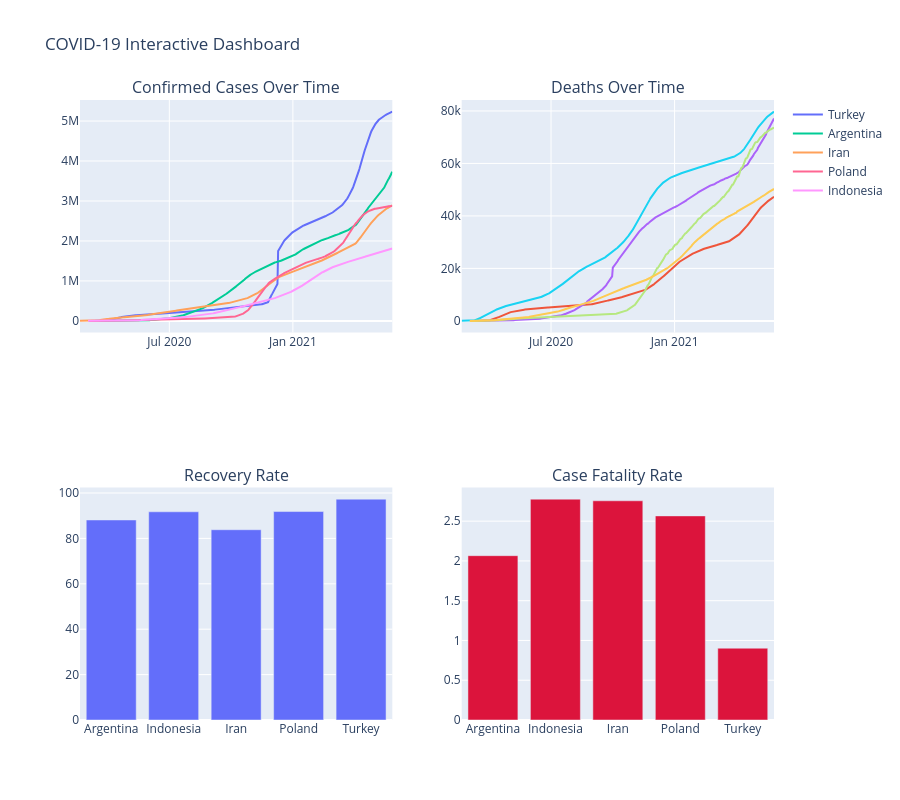

The notebook cell saved with this chart:
### Markdown cell above
## 2.4 Interactive Dashboard

### Code cell
# Create comprehensive dashboard with subplots
from plotly.subplots import make_subplots

dashboard_data = country_ts[country_ts['Country/Region'].isin(top_countries[:5])]

fig = make_subplots(
    rows=2, cols=2,
    subplot_titles=('Confirmed Cases Over Time', 'Deaths Over Time',
                    'Recovery Rate', 'Case Fatality Rate'),
    specs=[[{'type': 'scatter'}, {'type': 'scatter'}],
           [{'type': 'bar'}, {'type': 'bar'}]]
)

# Add traces for each country
for country in top_countries[:5]:
    country_data = dashboard_data[dashboard_data['Country/Region'] == country]
    
    # Confirmed cases
    fig.add_trace(
        go.Scatter(x=country_data['ObservationDate'], y=country_data['Confirmed'],
                   name=country, mode='lines'),
        row=1, col=1
    )
    
    # Deaths
    fig.add_trace(
        go.Scatter(x=country_data['ObservationDate'], y=country_data['Deaths'],
                   name=country, mode='lines', showlegend=False),
        row=1, col=2
    )

# Add bar charts for latest rates
latest_rates = latest[latest['Country/Region'].isin(top_countries[:5])].copy()
latest_rates['RecoveryRate'] = (latest_rates['Recovered'] / latest_rates['Confirmed'] * 100)
latest_rates['CFR'] = (latest_rates['Deaths'] / latest_rates['Confirmed'] * 100)

fig.add_trace(
    go.Bar(x=latest_rates['Country/Region'], y=latest_rates['RecoveryRate'],
           name='Recovery Rate', showlegend=False),
    row=2, col=1
)

fig.add_trace(
    go.Bar(x=latest_rates['Country/Region'], y=latest_rates['CFR'],
           name='CFR', showlegend=False, marker_color='crimson'),
    row=2, col=2
)

fig.update_layout(height=800, title_text='COVID-19 Interactive Dashboard')
fig.write_html(OUTPUT_DIR + 'y2_02_interactive_dashboard.html')
fig.show()

print("Interactive dashboard saved to:", OUTPUT_DIR + 'y2_02_interactive_dashboard.html')

### Figure 1 — Plotly figure (JSON) as saved in the notebook; plotly's stock layout.template omitted (floating-point values rounded to 4 significant figures; data arrays with more than 128 entries replaced by an {"elided": "..."} marker saying what was removed)
{"data": [{"mode": "lines", "name": "Turkey", "type": "scatter", "x": {"elided": "445 str values"}, "xaxis": "x", "y": {"elided": "445 int values"}, "yaxis": "y"}, {"mode": "lines", "name": "Turkey", "showlegend": false, "type": "scatter", "x": {"elided": "445 str values"}, "xaxis": "x2", "y": {"elided": "445 int values"}, "yaxis": "y2"}, {"mode": "lines", "name": "Argentina", "type": "scatter", "x": {"elided": "453 str values"}, "xaxis": "x", "y": {"elided": "453 int values"}, "yaxis": "y"}, {"mode": "lines", "name": "Argentina", "showlegend": false, "type": "scatter", "x": {"elided": "453 str values"}, "xaxis": "x2", "y": {"elided": "453 int values"}, "yaxis": "y2"}, {"mode": "lines", "name": "Iran", "type": "scatter", "x": {"elided": "466 str values"}, "xaxis": "x", "y": {"elided": "466 int values"}, "yaxis": "y"}, {"mode": "lines", "name": "Iran", "showlegend": false, "type": "scatter", "x": {"elided": "466 str values"}, "xaxis": "x2", "y": {"elided": "466 int values"}, "yaxis": "y2"}, {"mode": "lines", "name": "Poland", "type": "scatter", "x": {"elided": "452 str values"}, "xaxis": "x", "y": {"elided": "452 int values"}, "yaxis": "y"}, {"mode": "lines", "name": "Poland", "showlegend": false, "type": "scatter", "x": {"elided": "452 str values"}, "xaxis": "x2", "y": {"elided": "452 int values"}, "yaxis": "y2"}, {"mode": "lines", "name": "Indonesia", "type": "scatter", "x": {"elided": "454 str values"}, "xaxis": "x", "y": {"elided": "454 int values"}, "yaxis": "y"}, {"mode": "lines", "name": "Indonesia", "showlegend": false, "type": "scatter", "x": {"elided": "454 str values"}, "xaxis": "x2", "y": {"elided": "454 int values"}, "yaxis": "y2"}, {"name": "Recovery Rate", "showlegend": false, "type": "bar", "x": ["Argentina", "Indonesia", "Iran", "Poland", "Turkey"], "xaxis": "x3", "y": [88.11, 91.72, 83.82, 91.83, 97.29], "yaxis": "y3"}, {"marker": {"color": "crimson"}, "name": "CFR", "showlegend": false, "type": "bar", "x": ["Argentina", "Indonesia", "Iran", "Poland", "Turkey"], "xaxis": "x4", "y": [2.066, 2.777, 2.756, 2.566, 0.9028], "yaxis": "y4"}], "layout": {"annotations": [{"font": {"size": 16}, "showarrow": false, "text": "Confirmed Cases Over Time", "x": 0.225, "xanchor": "center", "xref": "paper", "y": 1, "yanchor": "bottom", "yref": "paper"}, {"font": {"size": 16}, "showarrow": false, "text": "Deaths Over Time", "x": 0.775, "xanchor": "center", "xref": "paper", "y": 1, "yanchor": "bottom", "yref": "paper"}, {"font": {"size": 16}, "showarrow": false, "text": "Recovery Rate", "x": 0.225, "xanchor": "center", "xref": "paper", "y": 0.375, "yanchor": "bottom", "yref": "paper"}, {"font": {"size": 16}, "showarrow": false, "text": "Case Fatality Rate", "x": 0.775, "xanchor": "center", "xref": "paper", "y": 0.375, "yanchor": "bottom", "yref": "paper"}], "height": 800, "title": {"text": "COVID-19 Interactive Dashboard"}, "xaxis": {"anchor": "y", "domain": [0, 0.45]}, "xaxis2": {"anchor": "y2", "domain": [0.55, 1]}, "xaxis3": {"anchor": "y3", "domain": [0, 0.45]}, "xaxis4": {"anchor": "y4", "domain": [0.55, 1]}, "yaxis": {"anchor": "x", "domain": [0.625, 1]}, "yaxis2": {"anchor": "x2", "domain": [0.625, 1]}, "yaxis3": {"anchor": "x3", "domain": [0, 0.375]}, "yaxis4": {"anchor": "x4", "domain": [0, 0.375]}}}
